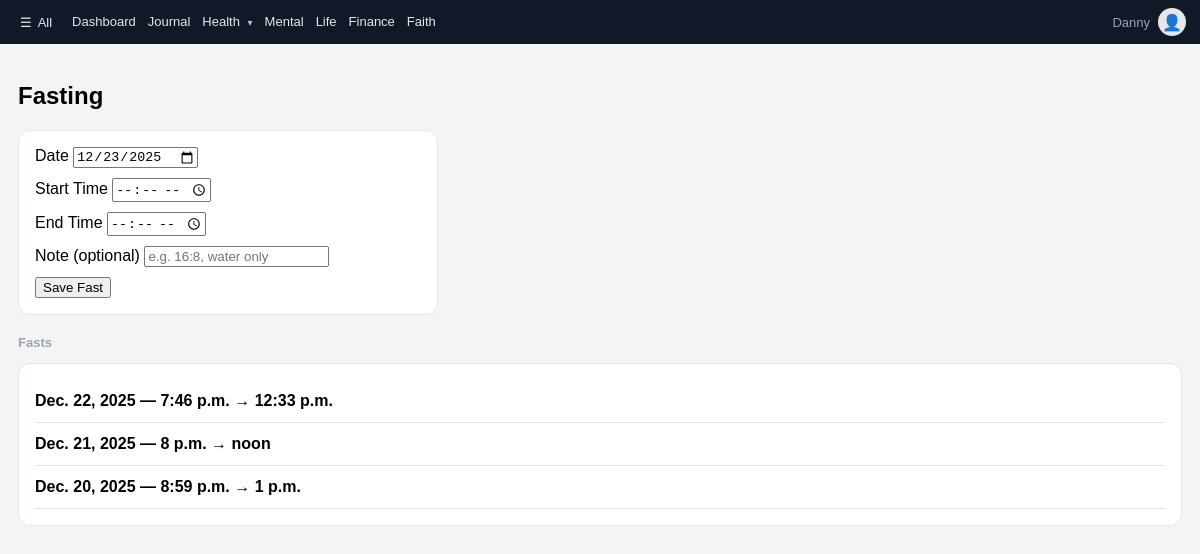
The page /health/fasting/ (signed in) on the database its author committed.
### core/models.py (models this page shows, shortened)
class UserProfile(models.Model):
    user = models.OneToOneField(
        settings.AUTH_USER_MODEL,
        on_delete=models.CASCADE,
        related_name="profile"
    )
    display_name = models.CharField(
        max_length=100,
        blank=True,
        help_text="Name shown throughout the app (falls back to full name or username)"
    )
    timezone = models.CharField(
        max_length=50,
        default="UTC",
        help_text="IANA time zone, e.g. America/New_York"
    )
    created_at = models.DateTimeField(auto_now_add=True)
    updated_at = models.DateTimeField(auto_now=True)
    def get_display_name(self):
        if self.display_name:
            return self.display_name
        full_name = self.user.get_full_name()
        if full_name:
            return full_name
        return self.user.username

### apps/health/models.py (models this page shows, shortened)
class Fast(models.Model):
    user = models.ForeignKey(
        settings.AUTH_USER_MODEL,
        on_delete=models.CASCADE,
        related_name="fasts",
    )
    date = models.DateField()
    start_time = models.TimeField()
    end_time = models.TimeField()
    note = models.CharField(max_length=255, blank=True)
    created_at = models.DateTimeField(auto_now_add=True)
    class Meta:
        ordering = ["-date", "-start_time"]

### apps/health/views.py (the view, shortened to what this page needs)
# urls.py: path("fasting/", views.fasting_list, name="fasting_list"),
@login_required
def fasting_list(request):
    tz_name = request.user.profile.timezone or "UTC"
    user_tz = ZoneInfo(tz_name)
    today = timezone.localtime(timezone.now(), user_tz).date()
    fasts = Fast.objects.filter(user=request.user)
    return render(
        request,
        "health/fasting_list.html",
        {
            "fasts": fasts,
            "today": today,
        },
    )

### core/forms.py
class ProfileForm(forms.ModelForm):
    timezone = forms.ChoiceField(
        choices=[(tz, tz) for tz in sorted(available_timezones())],
        label="Time Zone"
    )
    display_name = forms.CharField(
        label="Display Name",
        max_length=100,
        required=False,
        help_text="How your name appears in the app"
    )
    class Meta:
        model = UserProfile
        fields = ["display_name", "timezone"]

### apps/health/templates/health/fasting_list.html (shortened to what this page needs)
{% extends "base.html" %}
{% block content %}
<h2 class="page-title">Fasting</h2>
<form method="post" class="card" style="max-width:420px;">
  <div class="form-row">
    <label>Date</label>
    <input type="date" name="date" value="{{ today|date:'Y-m-d' }}" required>
  </div>
  <div class="form-row">
    <label>Start Time</label>
    <input type="time" name="start_time" required>
  </div>
  <div class="form-row">
    <label>End Time</label>
    <input type="time" name="end_time" required>
  </div>
  <div class="form-row">
    <label>Note (optional)</label>
    <input type="text" name="note" placeholder="e.g. 16:8, water only">
  </div>
  <button type="submit">Save Fast</button>
</form>
{% if fasts %}
  <h3 class="muted" style="margin-top:20px;">Fasts</h3>
  <div class="card">
    {% for fast in fasts %}
      <div class="journal-entry">
        <div class="entry-header">
          <strong>
            {{ fast.date }} — {{ fast.start_time }} → {{ fast.end_time }}
          </strong>
        </div>
      </div>
    {% endfor %}
  </div>
{% endif %}
{% endblock %}

### wlj/templates/base.html (shortened to what this page needs)
{% load static %}
<!doctype html>
<html lang="en">
<head>
  <link rel="stylesheet" href="{% static 'css/base.css' %}">
  <link rel="stylesheet" href="{% static 'css/profile.css' %}">
  <link rel="stylesheet" href="{% static 'css/journal.css' %}">
</head>
<body>
<div class="layout">
  <main class="content">
    <div class="top-nav">
      <div class="top-nav-left">
        <button class="hamburger" aria-label="All" data-hamburger>
          ☰ <span class="hamburger-label">All</span>
        </button>
        <nav class="top-links">
          <a href="{% url 'core:dashboard' %}">Dashboard</a>
          <a href="{% url 'journal:list' %}" data-module="journaling">Journal</a>
          <div class="top-nav-parent" data-module="health">
            <a href="/health/" class="top-nav-parent-link" data-health-top-toggle>
              Health <span class="chevron">▾</span>
            </a>
          </div>
          <a href="/mental/" data-module="mental">Mental</a>
          <a href="/life/" data-module="life">Life</a>
          <a href="/finance/" data-module="finance">Finance</a>
          <a href="/faith/" data-module="faith">Faith</a>
        </nav>
      </div>
      <div class="top-nav-right">
        {% if request.user.is_authenticated %}
        <div class="profile-trigger" onclick="openProfileModal()">
          <div class="muted">{{ request.user.profile.get_display_name }}</div>
          <div class="avatar">👤</div>
        </div>
        {% else %}
        <a href="{% url 'login' %}" class="login-link">Login</a>
        {% endif %}
      </div>
    </div>
    <div class="page">
      {% block content %}{% endblock %}
    </div>
  </main>
</div>
</body>
</html>

### static/css/base.css (style rules this page uses)
*, *::before, *::after { box-sizing: border-box; }
body { margin: 0; padding: 0; font-family: Arial, sans-serif; background: #f3f4f6; }
.layout { display: block; min-height: 100vh; }
.content { width: 100%; display: flex; flex-direction: column; }
.page { padding: 18px; }
.top-nav { display: flex; align-items: center; justify-content: space-between; background: #111827; color: #ffffff; padding: 6px 14px; min-height: 44px; z-index: 50; }
.top-nav-left { display: flex; align-items: center; gap: 14px; }
.hamburger { background: transparent; border: none; color: #e5e7eb; font-size: 13px; font-weight: 500; font-family: inherit; cursor: pointer; display: flex; align-items: center; gap: 6px; padding: 4px 6px; }
.hamburger-label { font-size: 13px; }
.top-links { display: flex; align-items: center; }
.top-links a { color: #e5e7eb; text-decoration: none; margin-right: 12px; font-size: 13px; padding-bottom: 2px; }
.top-nav-parent { position: relative; display: inline-flex; align-items: center; }
.top-nav-parent-link { color: #e5e7eb; text-decoration: none; font-size: 13px; cursor: pointer; }
.top-nav-parent-link .chevron { font-size: 10px; margin-left: 4px; opacity: 0.8; }
.profile-trigger { display: flex; align-items: center; gap: 8px; cursor: pointer; }
.avatar { width: 28px; height: 28px; border-radius: 50%; background: #e5e7eb; display: flex; align-items: center; justify-content: center; font-size: 16px; }
.card { background: #ffffff; border: 1px solid #e5e7eb; border-radius: 12px; padding: 16px; }
.muted { color: #9ca3af; font-size: 13px; }

### static/css/journal.css (style rules this page uses)
.form-row { margin-bottom: 10px; }
.journal-entry { border-bottom: 1px solid #e5e7eb; padding: 12px 0; }
.entry-header { display: flex; justify-content: space-between; align-items: flex-start; gap: 12px; }

### rows shown on the page
Fast: date "Dec. 22, 2025", start_time "7:46 p.m.", end_time "12:33 p.m."
Fast: date "Dec. 21, 2025", start_time "8 p.m.", end_time "noon"
Fast: date "Dec. 20, 2025", start_time "8:59 p.m.", end_time "1 p.m."

### other values the page prints
{{ request.user.profile.get_display_name }} "Danny"
